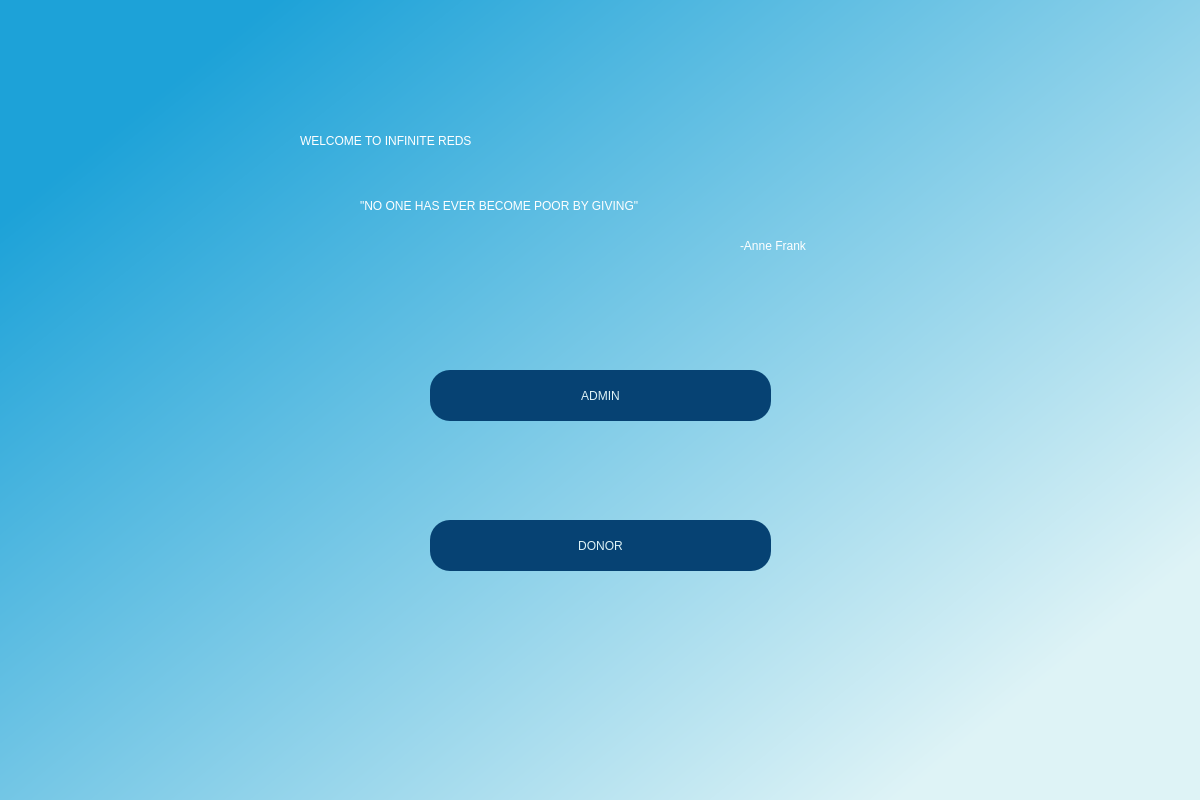
<?xml version="1.0" encoding="UTF-8"?>
<ui version="4.0">
 <class>Dialog</class>
 <widget class="QDialog" name="Dialog">
  <property name="geometry">
   <rect>
    <x>0</x>
    <y>0</y>
    <width>1200</width>
    <height>800</height>
   </rect>
  </property>
  <property name="windowTitle">
   <string>Dialog</string>
  </property>
  <widget class="QWidget" name="bgwidget" native="true">
   <property name="geometry">
    <rect>
     <x>0</x>
     <y>0</y>
     <width>1211</width>
     <height>801</height>
    </rect>
   </property>
   <property name="styleSheet">
    <string notr="true">QWidget#bgwidget{
background-color:qlineargradient(spread:pad, x1:0.096, y1:0.158955, x2:0.893389, y2:0.813, stop:0 rgba(29, 162, 216, 255), stop:1 rgba(222, 243, 246, 255));}
</string>
   </property>
   <widget class="QLabel" name="label">
    <property name="geometry">
     <rect>
      <x>300</x>
      <y>60</y>
      <width>631</width>
      <height>161</height>
     </rect>
    </property>
    <property name="styleSheet">
     <string notr="true">font: 28pt &quot;MS Shell Dlg 2&quot;;color:white;</string>
    </property>
    <property name="text">
     <string>WELCOME TO INFINITE REDS</string>
    </property>
   </widget>
   <widget class="QLabel" name="label_2">
    <property name="geometry">
     <rect>
      <x>360</x>
      <y>180</y>
      <width>501</width>
      <height>51</height>
     </rect>
    </property>
    <property name="styleSheet">
     <string notr="true">font: 20pt &quot;MS Shell Dlg 2&quot;;color:white;
font: 14pt &quot;MS Shell Dlg 2&quot;;color:white;</string>
    </property>
    <property name="text">
     <string>&quot;NO ONE HAS EVER BECOME POOR BY GIVING&quot;</string>
    </property>
   </widget>
   <widget class="QLabel" name="label_3">
    <property name="geometry">
     <rect>
      <x>740</x>
      <y>230</y>
      <width>131</width>
      <height>31</height>
     </rect>
    </property>
    <property name="styleSheet">
     <string notr="true">font: 12pt &quot;MS Shell Dlg 2&quot;;color:white;</string>
    </property>
    <property name="text">
     <string>-Anne Frank</string>
    </property>
   </widget>
   <widget class="QPushButton" name="adminlogin">
    <property name="geometry">
     <rect>
      <x>430</x>
      <y>370</y>
      <width>341</width>
      <height>51</height>
     </rect>
    </property>
    <property name="styleSheet">
     <string notr="true">border-radius:20px;
background-color:#064273;
font: 16pt &quot;MS Shell Dlg 2&quot;;color:#def3f6;

</string>
    </property>
    <property name="text">
     <string>ADMIN</string>
    </property>
   </widget>
   <widget class="QPushButton" name="donorlogin">
    <property name="geometry">
     <rect>
      <x>430</x>
      <y>520</y>
      <width>341</width>
      <height>51</height>
     </rect>
    </property>
    <property name="styleSheet">
     <string notr="true">border-radius:20px;
background-color:#064273;
font: 16pt &quot;MS Shell Dlg 2&quot;;color:#def3f6;

</string>
    </property>
    <property name="text">
     <string>DONOR</string>
    </property>
   </widget>
  </widget>
 </widget>
 <resources/>
 <connections/>
</ui>
